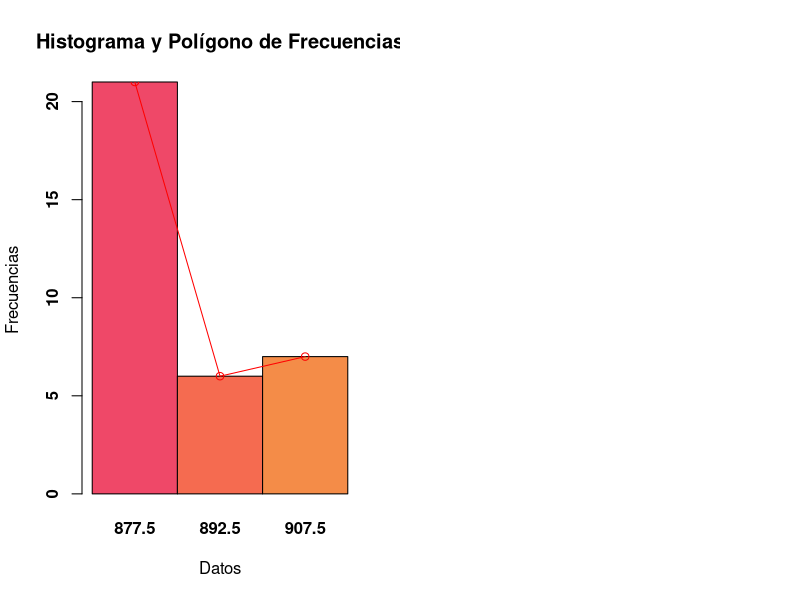
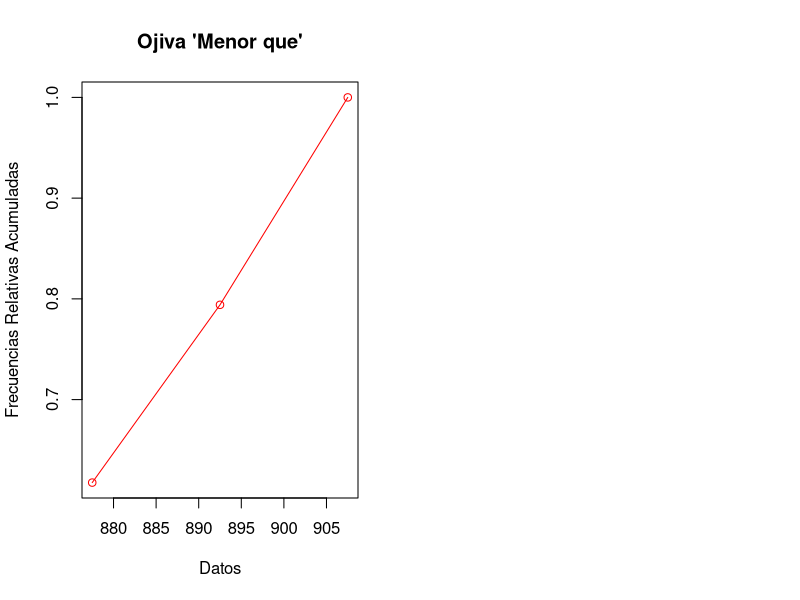
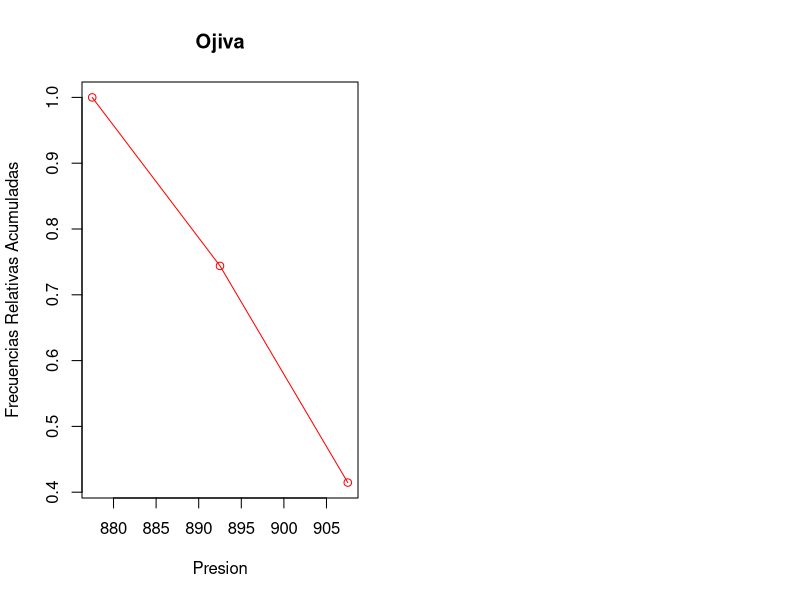

Write R code to recreate these figures, in order.
## ---- chunk 1
library(dplyr)
library(colorspace)
## ---- chunk 2
headers <- c("ranking", "nombre", "presion", "lugar", "ano")

huracanes <- read.csv("huracanes.csv", encoding = "UTF-8", col.names = headers, sep = ";")
head(huracanes, 35)
## ---- chunk 3
tabla_frecuencia_acumulada = function(X) {
  k = nclass.scott(X)
    
    
  Rango = ceiling(max(X) - min(X))  #Cálculo rango
  a = round(Rango/k, 1)  #Cálculo ancho de clase.
  c = abs(round(a * k - Rango, 1))
    
  #Cálculo límites de clase inferiores
  LimClasInf = numeric(k)  
  LimClasInf[1] = min(X) - c/2
  
  for (i in 2:k) {
        LimClasInf[i] = LimClasInf[i - 1] + a
  }
  LimClasInf = round(LimClasInf, 2)
  
  #Cálculo limites de clase superiores
  LimClasSup = numeric(k)  
  LimClasSup[1] = LimClasInf[1] + a
  
  for (i in 2:k) {
      LimClasSup[i] = LimClasSup[i - 1] + a
  }
  
  LimClasSup = round(LimClasSup, 2)
  
  #Cálculo marcas de clase
  MarClas = numeric(k)  
  for (i in 1:k) {
      MarClas[i] = (LimClasInf[i] + LimClasSup[i])/2
  }
  
  MarClas = round(MarClas, 2)
  
  Freq = numeric(k)
  for (i in 1:k) {
      Freq[i] = length(X[X >= LimClasInf[i] & X < LimClasSup[i]])
  }
  
  FreqAc = cumsum(Freq)  #Cálculo Frecuencias Acumuladas
  Rel = round(Freq/sum(Freq), 4)  #Cálculo Frecuencias Relativas
  RelAc = round(cumsum(Rel), 4)  #Cálculo de Frecuencias Relativas Acumuladas 
  
  # Tabla de Frecuencias
  TabFreq = data.frame(LimClasInf, LimClasSup, MarClas, Freq, FreqAc, Rel, 
      RelAc)
  
  return(list("TabFreq" = TabFreq, "MarClas" = MarClas, "LimClasInf" = LimClasInf, 
              "LimClasSup" = LimClasSup, "Freq" = Freq, "RelAc" = RelAc))
}
  
## ---- chunk 4
histograma <- function(TabFreq, MarClas, color_palette="Purples 3"){
  par(mfrow = c(1, 2))
  
  # Histograma con Polígono de Frecuencias
  TabFreq.bar = barplot(TabFreq$Freq, 
                        space = 0, 
                        font = 2, 
                        col.main = "Black",
                        main = "Histograma y Polígono de Frecuencias", 
                        xlab = "Datos", 
                        ylab = "Frecuencias", 
                        names.arg = MarClas, 
                        col = sequential_hcl(6, color_palette))
  
  lines(x = TabFreq.bar, y = TabFreq$Freq, col = "red")
  points(x = TabFreq.bar, y = TabFreq$Freq, col = "red")
}
  
ojiva <- function(TabFreq){
  par(mfrow = c(1, 2))
  
  # Generando Ojiva
  plot(TabFreq$MarClas, 
       TabFreq$RelAc, 
       col = "red", 
       ylab = "Frecuencias Relativas Acumuladas", 
      xlab = "Datos")
  
  lines(TabFreq$MarClas, TabFreq$RelAc, col = "red")
  title(main = "Ojiva 'Menor que'", col.main = "Black")
}
  
## ---- chunk 5
calculos <- tabla_frecuencia_acumulada(huracanes[,"presion"])
calculos$TabFreq
## ---- chunk 6
N <- sum(calculos$Freq) # Total
L.inf <- calculos$LimClasInf[1] # Límite real inferior de la clase que contiene a la mediana.
c <- calculos$LimClasSup[1] - calculos$LimClasInf[1] # Tamaño del intervalo que tiene a la mediana
F.mediana <- calculos$Freq[1]

# ----MEDIA
media <- sum(calculos$MarClas *  calculos$Freq)/N
paste("La media de la tabla de frecuencia es", round(media, 4))

# ----MEDIANA
mediana <- L.inf + ((((N/2) - 0)/F.mediana) * c)
paste("La mediana de la tabla de frecuencia es", round(mediana, 4))

# ----MODA
d1 <- calculos$Freq[1]
d2 <- calculos$Freq[1] - calculos$Freq[2]
moda <- L.inf + ((d1/(d1+d2)) * c)
paste("La moda de la tabla de frecuencia es", round(moda, 4))
## ---- chunk 7
histograma(calculos$TabFreq, calculos$MarClas, "OrYel")
ojiva(calculos$TabFreq)
## ---- chunk 8

relativas_acumuladas_menor <- sum(calculos$RelAc)
current <- relativas_acumuladas_menor[1]

for (i in head(calculos$RelAc, -1)) {
  current <- current - i
  relativas_acumuladas_menor <- c(relativas_acumuladas_menor, current)
}
relativas_acumuladas_menor <- round(relativas_acumuladas_menor / relativas_acumuladas_menor[1], 4)


par(mfrow = c(1, 2))
plot(calculos$MarClas, 
     relativas_acumuladas_menor, 
     col = "red", 
     ylab = "Frecuencias Relativas Acumuladas", 
     xlab = "Presion")

lines(calculos$MarClas, 
      relativas_acumuladas_menor, 
      col = "red")

title(main = "Ojiva", 
      col.main = "Black")

